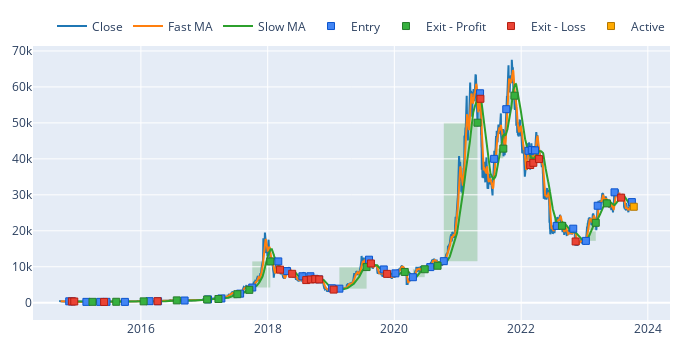

The code cell stored with this chart in its notebook:
### Code cell
fig = price.vbt.plot(trace_kwargs=dict(name='Close'))
fast_ma.ma.vbt.plot(trace_kwargs=dict(name='Fast MA'), fig=fig)
slow_ma.ma.vbt.plot(trace_kwargs=dict(name='Slow MA'), fig=fig)
pf.positions.plot(close_trace_kwargs=dict(visible=False), fig=fig)

### Figure 1 — Plotly figure (JSON) as saved in the notebook; plotly's stock layout.template omitted (floating-point values rounded to 4 significant figures; data arrays with more than 128 entries replaced by an {"elided": "..."} marker saying what was removed)
{"data": [{"name": "Close", "showlegend": true, "type": "scatter", "uid": "1d61a793-88ff-4d41-9bd8-8e8d8c007b5e", "x": {"elided": "3313 str values"}, "y": {"elided": "3313 float values"}}, {"name": "Fast MA", "showlegend": true, "type": "scatter", "uid": "a9e4106a-8ec6-492c-a058-245c7d87588e", "x": {"elided": "3313 str values"}, "y": {"elided": "3313 float values"}}, {"name": "Slow MA", "showlegend": true, "type": "scatter", "uid": "50f8560f-560f-42a6-92ad-4b8e0afeb7ff", "x": {"elided": "3313 str values"}, "y": {"elided": "3313 float values"}}, {"line": {"color": "#1f77b4"}, "name": "Close", "showlegend": true, "type": "scatter", "uid": "71303f66-4ec9-4a20-8971-3c7f577a9840", "visible": false, "x": {"elided": "3313 str values"}, "y": {"elided": "3313 float values"}}, {"customdata": {"elided": "39x4 mixed values"}, "hovertemplate": "Position Id: %{customdata[0]}<br>Size: %{customdata[1]:.6f}<br>Entry Timestamp: %{x}<br>Avg Entry Price: %{y}<br>Entry Fees: %{customdata[2]:.6f}<br>Direction: %{customdata[3]}", "marker": {"color": "#4285F4", "line": {"color": "rgb(11,84,205)", "width": 1}, "size": 7, "symbol": "square"}, "mode": "markers", "name": "Entry", "type": "scatter", "uid": "58b80a11-fcd8-45fb-a813-70ebad23b37c", "x": ["2014-11-14T00:00:00+00:00", "2014-11-30T00:00:00+00:00", "2015-02-21T00:00:00+00:00", "2015-05-11T00:00:00+00:00", "2015-06-17T00:00:00+00:00", "2015-10-01T00:00:00+00:00", "2016-02-20T00:00:00+00:00", "2016-04-09T00:00:00+00:00", "2016-09-09T00:00:00+00:00", "2017-01-22T00:00:00+00:00", "2017-04-09T00:00:00+00:00", "2017-07-26T00:00:00+00:00", "2017-10-04T00:00:00+00:00", "2018-03-03T00:00:00+00:00", "2018-04-22T00:00:00+00:00", "2018-07-20T00:00:00+00:00", "2018-09-04T00:00:00+00:00", "2018-09-28T00:00:00+00:00", "2018-10-24T00:00:00+00:00", "2019-01-07T00:00:00+00:00", "2019-02-18T00:00:00+00:00", "2019-08-08T00:00:00+00:00", "2019-11-01T00:00:00+00:00", "2020-01-07T00:00:00+00:00", "2020-04-17T00:00:00+00:00", "2020-07-26T00:00:00+00:00", "2020-10-12T00:00:00+00:00", "2021-05-09T00:00:00+00:00", "2021-07-29T00:00:00+00:00", "2021-10-07T00:00:00+00:00", "2022-02-12T00:00:00+00:00", "2022-03-03T00:00:00+00:00", "2022-03-22T00:00:00+00:00", "2022-07-25T00:00:00+00:00", "2022-10-28T00:00:00+00:00", "2023-01-09T00:00:00+00:00", "2023-03-18T00:00:00+00:00", "2023-06-23T00:00:00+00:00", "2023-10-01T00:00:00+00:00"], "y": [397.8, 378.0, 244.5, 242.2, 249.3, 237.5, 437.2, 419.4, 622.9, 924.7, 1188.0, 2529.0, 4229.0, 11490.0, 8802.0, 7354.0, 7362.0, 6644.0, 6496.0, 4025.0, 3916.0, 11970.0, 9261.0, 8164.0, 7096.0, 9905.0, 11560.0, 58230.0, 40010.0, 53810.0, 42240.0, 42450.0, 42360.0, 21360.0, 20600.0, 17200.0, 26970.0, 30700.0, 27980.0]}, {"customdata": {"elided": "19x7 mixed values"}, "hovertemplate": "Position Id: %{customdata[0]}<br>Size: %{customdata[1]:.6f}<br>Exit Timestamp: %{x}<br>Avg Exit Price: %{y}<br>Exit Fees: %{customdata[2]:.6f}<br>PnL: %{customdata[3]:.6f}<br>Return: %{customdata[4]:.2%}<br>Direction: %{customdata[5]}<br>Duration: %{customdata[6]}", "marker": {"color": "#37B13F", "line": {"color": "rgb(38,123,44)", "width": 1}, "size": 7, "symbol": "square"}, "mode": "markers", "name": "Exit - Profit", "type": "scatter", "uid": "efdfd914-44fb-4a2c-9e1e-72bdda96871d", "x": ["2015-03-28T00:00:00+00:00", "2015-08-12T00:00:00+00:00", "2016-01-17T00:00:00+00:00", "2016-07-26T00:00:00+00:00", "2017-01-17T00:00:00+00:00", "2017-03-23T00:00:00+00:00", "2017-07-10T00:00:00+00:00", "2017-09-17T00:00:00+00:00", "2018-01-16T00:00:00+00:00", "2019-07-25T00:00:00+00:00", "2020-03-01T00:00:00+00:00", "2020-06-24T00:00:00+00:00", "2020-09-06T00:00:00+00:00", "2021-04-24T00:00:00+00:00", "2021-09-20T00:00:00+00:00", "2021-11-23T00:00:00+00:00", "2022-08-24T00:00:00+00:00", "2023-03-07T00:00:00+00:00", "2023-05-10T00:00:00+00:00"], "y": [252.8, 266.4, 382.3, 651.8, 907.9, 1039.0, 2373.0, 3583.0, 11490.0, 9912.0, 8562.0, 9314.0, 10280.0, 50050.0, 42840.0, 57570.0, 21400.0, 22220.0, 27620.0]}, {"customdata": {"elided": "19x7 mixed values"}, "hovertemplate": "Position Id: %{customdata[0]}<br>Size: %{customdata[1]:.6f}<br>Exit Timestamp: %{x}<br>Avg Exit Price: %{y}<br>Exit Fees: %{customdata[2]:.6f}<br>PnL: %{customdata[3]:.6f}<br>Return: %{customdata[4]:.2%}<br>Direction: %{customdata[5]}<br>Duration: %{customdata[6]}", "marker": {"color": "#EA4335", "line": {"color": "rgb(181,31,18)", "width": 1}, "size": 7, "symbol": "square"}, "mode": "markers", "name": "Exit - Loss", "type": "scatter", "uid": "af3f9b3c-6211-4b2d-b64d-a057f5d335c1", "x": ["2014-11-29T00:00:00+00:00", "2014-12-13T00:00:00+00:00", "2015-06-03T00:00:00+00:00", "2016-04-06T00:00:00+00:00", "2018-03-13T00:00:00+00:00", "2018-05-22T00:00:00+00:00", "2018-08-11T00:00:00+00:00", "2018-09-07T00:00:00+00:00", "2018-10-02T00:00:00+00:00", "2018-10-25T00:00:00+00:00", "2019-01-16T00:00:00+00:00", "2019-08-19T00:00:00+00:00", "2019-11-20T00:00:00+00:00", "2021-05-11T00:00:00+00:00", "2022-02-22T00:00:00+00:00", "2022-03-12T00:00:00+00:00", "2022-04-14T00:00:00+00:00", "2022-11-11T00:00:00+00:00", "2023-07-31T00:00:00+00:00"], "y": [375.5, 347.4, 225.9, 423.4, 9195.0, 8042.0, 6296.0, 6467.0, 6556.0, 6476.0, 3655.0, 10920.0, 8027.0, 56700.0, 38290.0, 38900.0, 39940.0, 17030.0, 29230.0]}, {"customdata": [[38, 0.5402, 0, -700.1, -0.04631, "Long", "12 days 00:00:00"]], "hovertemplate": "Position Id: %{customdata[0]}<br>Size: %{customdata[1]:.6f}<br>Exit Timestamp: %{x}<br>Avg Exit Price: %{y}<br>Exit Fees: %{customdata[2]:.6f}<br>PnL: %{customdata[3]:.6f}<br>Return: %{customdata[4]:.2%}<br>Direction: %{customdata[5]}<br>Duration: %{customdata[6]}", "marker": {"color": "#FFAA00", "line": {"color": "rgb(178,118,0)", "width": 1}, "size": 7, "symbol": "square"}, "mode": "markers", "name": "Active", "type": "scatter", "uid": "b1862993-ab83-412a-95c0-d9ba6968fc1f", "x": ["2023-10-12T00:00:00+00:00"], "y": [26690.0]}], "layout": {"height": 350, "legend": {"orientation": "h", "traceorder": "normal", "x": 1, "xanchor": "right", "y": 1.02, "yanchor": "bottom"}, "margin": {"b": 30, "l": 30, "r": 30, "t": 30}, "shapes": [{"fillcolor": "green", "layer": "below", "line": {"width": 0}, "opacity": 0.2, "type": "rect", "x0": "2015-02-21T00:00:00+00:00", "x1": "2015-03-28T00:00:00+00:00", "xref": "x", "y0": 244.5, "y1": 252.8, "yref": "y"}, {"fillcolor": "green", "layer": "below", "line": {"width": 0}, "opacity": 0.2, "type": "rect", "x0": "2015-06-17T00:00:00+00:00", "x1": "2015-08-12T00:00:00+00:00", "xref": "x", "y0": 249.3, "y1": 266.4, "yref": "y"}, {"fillcolor": "green", "layer": "below", "line": {"width": 0}, "opacity": 0.2, "type": "rect", "x0": "2015-10-01T00:00:00+00:00", "x1": "2016-01-17T00:00:00+00:00", "xref": "x", "y0": 237.5, "y1": 382.3, "yref": "y"}, {"fillcolor": "green", "layer": "below", "line": {"width": 0}, "opacity": 0.2, "type": "rect", "x0": "2016-04-09T00:00:00+00:00", "x1": "2016-07-26T00:00:00+00:00", "xref": "x", "y0": 419.4, "y1": 651.8, "yref": "y"}, {"fillcolor": "green", "layer": "below", "line": {"width": 0}, "opacity": 0.2, "type": "rect", "x0": "2016-09-09T00:00:00+00:00", "x1": "2017-01-17T00:00:00+00:00", "xref": "x", "y0": 622.9, "y1": 907.9, "yref": "y"}, {"fillcolor": "green", "layer": "below", "line": {"width": 0}, "opacity": 0.2, "type": "rect", "x0": "2017-01-22T00:00:00+00:00", "x1": "2017-03-23T00:00:00+00:00", "xref": "x", "y0": 924.7, "y1": 1039.0, "yref": "y"}, {"fillcolor": "green", "layer": "below", "line": {"width": 0}, "opacity": 0.2, "type": "rect", "x0": "2017-04-09T00:00:00+00:00", "x1": "2017-07-10T00:00:00+00:00", "xref": "x", "y0": 1188.0, "y1": 2373.0, "yref": "y"}, {"fillcolor": "green", "layer": "below", "line": {"width": 0}, "opacity": 0.2, "type": "rect", "x0": "2017-07-26T00:00:00+00:00", "x1": "2017-09-17T00:00:00+00:00", "xref": "x", "y0": 2529.0, "y1": 3583.0, "yref": "y"}, {"fillcolor": "green", "layer": "below", "line": {"width": 0}, "opacity": 0.2, "type": "rect", "x0": "2017-10-04T00:00:00+00:00", "x1": "2018-01-16T00:00:00+00:00", "xref": "x", "y0": 4229.0, "y1": 11490.0, "yref": "y"}, {"fillcolor": "green", "layer": "below", "line": {"width": 0}, "opacity": 0.2, "type": "rect", "x0": "2019-02-18T00:00:00+00:00", "x1": "2019-07-25T00:00:00+00:00", "xref": "x", "y0": 3916.0, "y1": 9912.0, "yref": "y"}, {"fillcolor": "green", "layer": "below", "line": {"width": 0}, "opacity": 0.2, "type": "rect", "x0": "2020-01-07T00:00:00+00:00", "x1": "2020-03-01T00:00:00+00:00", "xref": "x", "y0": 8164.0, "y1": 8562.0, "yref": "y"}, {"fillcolor": "green", "layer": "below", "line": {"width": 0}, "opacity": 0.2, "type": "rect", "x0": "2020-04-17T00:00:00+00:00", "x1": "2020-06-24T00:00:00+00:00", "xref": "x", "y0": 7096.0, "y1": 9314.0, "yref": "y"}, {"fillcolor": "green", "layer": "below", "line": {"width": 0}, "opacity": 0.2, "type": "rect", "x0": "2020-07-26T00:00:00+00:00", "x1": "2020-09-06T00:00:00+00:00", "xref": "x", "y0": 9905.0, "y1": 10280.0, "yref": "y"}, {"fillcolor": "green", "layer": "below", "line": {"width": 0}, "opacity": 0.2, "type": "rect", "x0": "2020-10-12T00:00:00+00:00", "x1": "2021-04-24T00:00:00+00:00", "xref": "x", "y0": 11560.0, "y1": 50050.0, "yref": "y"}, {"fillcolor": "green", "layer": "below", "line": {"width": 0}, "opacity": 0.2, "type": "rect", "x0": "2021-07-29T00:00:00+00:00", "x1": "2021-09-20T00:00:00+00:00", "xref": "x", "y0": 40010.0, "y1": 42840.0, "yref": "y"}, {"fillcolor": "green", "layer": "below", "line": {"width": 0}, "opacity": 0.2, "type": "rect", "x0": "2021-10-07T00:00:00+00:00", "x1": "2021-11-23T00:00:00+00:00", "xref": "x", "y0": 53810.0, "y1": 57570.0, "yref": "y"}, {"fillcolor": "green", "layer": "below", "line": {"width": 0}, "opacity": 0.2, "type": "rect", "x0": "2022-07-25T00:00:00+00:00", "x1": "2022-08-24T00:00:00+00:00", "xref": "x", "y0": 21360.0, "y1": 21400.0, "yref": "y"}, {"fillcolor": "green", "layer": "below", "line": {"width": 0}, "opacity": 0.2, "type": "rect", "x0": "2023-01-09T00:00:00+00:00", "x1": "2023-03-07T00:00:00+00:00", "xref": "x", "y0": 17200.0, "y1": 22220.0, "yref": "y"}, {"fillcolor": "green", "layer": "below", "line": {"width": 0}, "opacity": 0.2, "type": "rect", "x0": "2023-03-18T00:00:00+00:00", "x1": "2023-05-10T00:00:00+00:00", "xref": "x", "y0": 26970.0, "y1": 27620.0, "yref": "y"}, {"fillcolor": "red", "layer": "below", "line": {"width": 0}, "opacity": 0.2, "type": "rect", "x0": "2014-11-14T00:00:00+00:00", "x1": "2014-11-29T00:00:00+00:00", "xref": "x", "y0": 397.8, "y1": 375.5, "yref": "y"}, {"fillcolor": "red", "layer": "below", "line": {"width": 0}, "opacity": 0.2, "type": "rect", "x0": "2014-11-30T00:00:00+00:00", "x1": "2014-12-13T00:00:00+00:00", "xref": "x", "y0": 378.0, "y1": 347.4, "yref": "y"}, {"fillcolor": "red", "layer": "below", "line": {"width": 0}, "opacity": 0.2, "type": "rect", "x0": "2015-05-11T00:00:00+00:00", "x1": "2015-06-03T00:00:00+00:00", "xref": "x", "y0": 242.2, "y1": 225.9, "yref": "y"}, {"fillcolor": "red", "layer": "below", "line": {"width": 0}, "opacity": 0.2, "type": "rect", "x0": "2016-02-20T00:00:00+00:00", "x1": "2016-04-06T00:00:00+00:00", "xref": "x", "y0": 437.2, "y1": 423.4, "yref": "y"}, {"fillcolor": "red", "layer": "below", "line": {"width": 0}, "opacity": 0.2, "type": "rect", "x0": "2018-03-03T00:00:00+00:00", "x1": "2018-03-13T00:00:00+00:00", "xref": "x", "y0": 11490.0, "y1": 9195.0, "yref": "y"}, {"fillcolor": "red", "layer": "below", "line": {"width": 0}, "opacity": 0.2, "type": "rect", "x0": "2018-04-22T00:00:00+00:00", "x1": "2018-05-22T00:00:00+00:00", "xref": "x", "y0": 8802.0, "y1": 8042.0, "yref": "y"}, {"fillcolor": "red", "layer": "below", "line": {"width": 0}, "opacity": 0.2, "type": "rect", "x0": "2018-07-20T00:00:00+00:00", "x1": "2018-08-11T00:00:00+00:00", "xref": "x", "y0": 7354.0, "y1": 6296.0, "yref": "y"}, {"fillcolor": "red", "layer": "below", "line": {"width": 0}, "opacity": 0.2, "type": "rect", "x0": "2018-09-04T00:00:00+00:00", "x1": "2018-09-07T00:00:00+00:00", "xref": "x", "y0": 7362.0, "y1": 6467.0, "yref": "y"}, {"fillcolor": "red", "layer": "below", "line": {"width": 0}, "opacity": 0.2, "type": "rect", "x0": "2018-09-28T00:00:00+00:00", "x1": "2018-10-02T00:00:00+00:00", "xref": "x", "y0": 6644.0, "y1": 6556.0, "yref": "y"}, {"fillcolor": "red", "layer": "below", "line": {"width": 0}, "opacity": 0.2, "type": "rect", "x0": "2018-10-24T00:00:00+00:00", "x1": "2018-10-25T00:00:00+00:00", "xref": "x", "y0": 6496.0, "y1": 6476.0, "yref": "y"}, {"fillcolor": "red", "layer": "below", "line": {"width": 0}, "opacity": 0.2, "type": "rect", "x0": "2019-01-07T00:00:00+00:00", "x1": "2019-01-16T00:00:00+00:00", "xref": "x", "y0": 4025.0, "y1": 3655.0, "yref": "y"}, {"fillcolor": "red", "layer": "below", "line": {"width": 0}, "opacity": 0.2, "type": "rect", "x0": "2019-08-08T00:00:00+00:00", "x1": "2019-08-19T00:00:00+00:00", "xref": "x", "y0": 11970.0, "y1": 10920.0, "yref": "y"}, {"fillcolor": "red", "layer": "below", "line": {"width": 0}, "opacity": 0.2, "type": "rect", "x0": "2019-11-01T00:00:00+00:00", "x1": "2019-11-20T00:00:00+00:00", "xref": "x", "y0": 9261.0, "y1": 8027.0, "yref": "y"}, {"fillcolor": "red", "layer": "below", "line": {"width": 0}, "opacity": 0.2, "type": "rect", "x0": "2021-05-09T00:00:00+00:00", "x1": "2021-05-11T00:00:00+00:00", "xref": "x", "y0": 58230.0, "y1": 56700.0, "yref": "y"}, {"fillcolor": "red", "layer": "below", "line": {"width": 0}, "opacity": 0.2, "type": "rect", "x0": "2022-02-12T00:00:00+00:00", "x1": "2022-02-22T00:00:00+00:00", "xref": "x", "y0": 42240.0, "y1": 38290.0, "yref": "y"}, {"fillcolor": "red", "layer": "below", "line": {"width": 0}, "opacity": 0.2, "type": "rect", "x0": "2022-03-03T00:00:00+00:00", "x1": "2022-03-12T00:00:00+00:00", "xref": "x", "y0": 42450.0, "y1": 38900.0, "yref": "y"}, {"fillcolor": "red", "layer": "below", "line": {"width": 0}, "opacity": 0.2, "type": "rect", "x0": "2022-03-22T00:00:00+00:00", "x1": "2022-04-14T00:00:00+00:00", "xref": "x", "y0": 42360.0, "y1": 39940.0, "yref": "y"}, {"fillcolor": "red", "layer": "below", "line": {"width": 0}, "opacity": 0.2, "type": "rect", "x0": "2022-10-28T00:00:00+00:00", "x1": "2022-11-11T00:00:00+00:00", "xref": "x", "y0": 20600.0, "y1": 17030.0, "yref": "y"}, {"fillcolor": "red", "layer": "below", "line": {"width": 0}, "opacity": 0.2, "type": "rect", "x0": "2023-06-23T00:00:00+00:00", "x1": "2023-07-31T00:00:00+00:00", "xref": "x", "y0": 30700.0, "y1": 29230.0, "yref": "y"}, {"fillcolor": "red", "layer": "below", "line": {"width": 0}, "opacity": 0.2, "type": "rect", "x0": "2023-10-01T00:00:00+00:00", "x1": "2023-10-12T00:00:00+00:00", "xref": "x", "y0": 27980.0, "y1": 26690.0, "yref": "y"}], "width": 700}}
